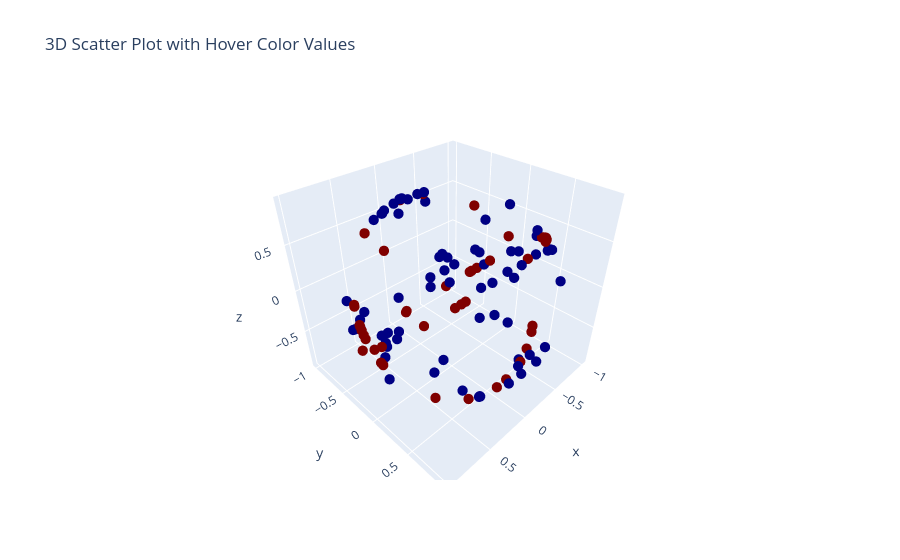

Source (notebook cell):
### Code cell
# Same fc1 rows, projected onto the unit sphere before PCA
fc1_rows_normalized = fc1_rows / np.linalg.norm(fc1_rows, axis=1, keepdims=True)
pca_fc1_sphere = PCA(n_components=3)
fc1_sphere_3d = pca_fc1_sphere.fit_transform(fc1_rows_normalized)
plot_data(fc1_sphere_3d.T, fc1_row_colors)
